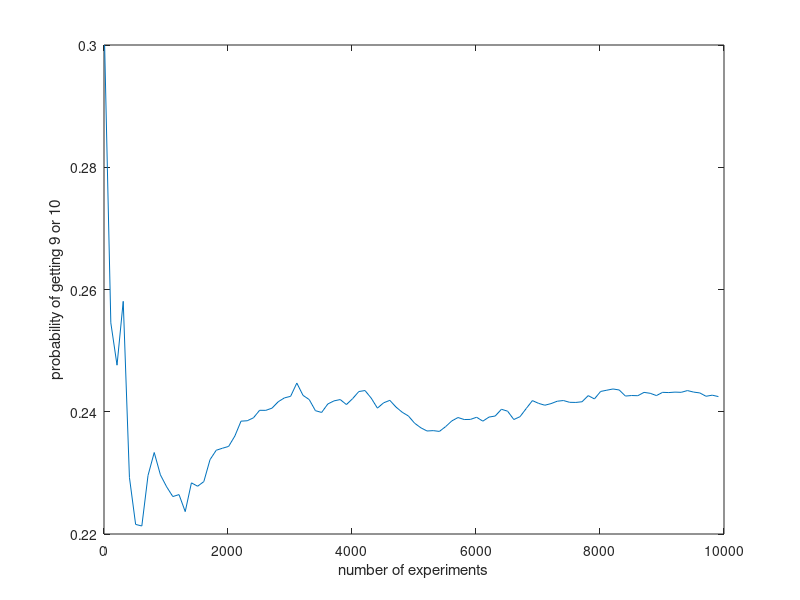

Source code (MATLAB):
clear
close all

rollN = 10000;

dices = randi(6,3,rollN);
total = sum(dices);
sumofnine = total == 9;
sumoften = total == 10;
desired = sumofnine+ sumoften;
dicemean = mean(total);

stepSize = 100;

i = 1;
for totalNum = 10 : stepSize : rollN
    averg(i) = sum(desired(1 : totalNum))/totalNum;
    i = i + 1;
end

plot(10 : stepSize : rollN,averg)
xlabel('number of experiments')
ylabel('probability of getting 9 or 10')